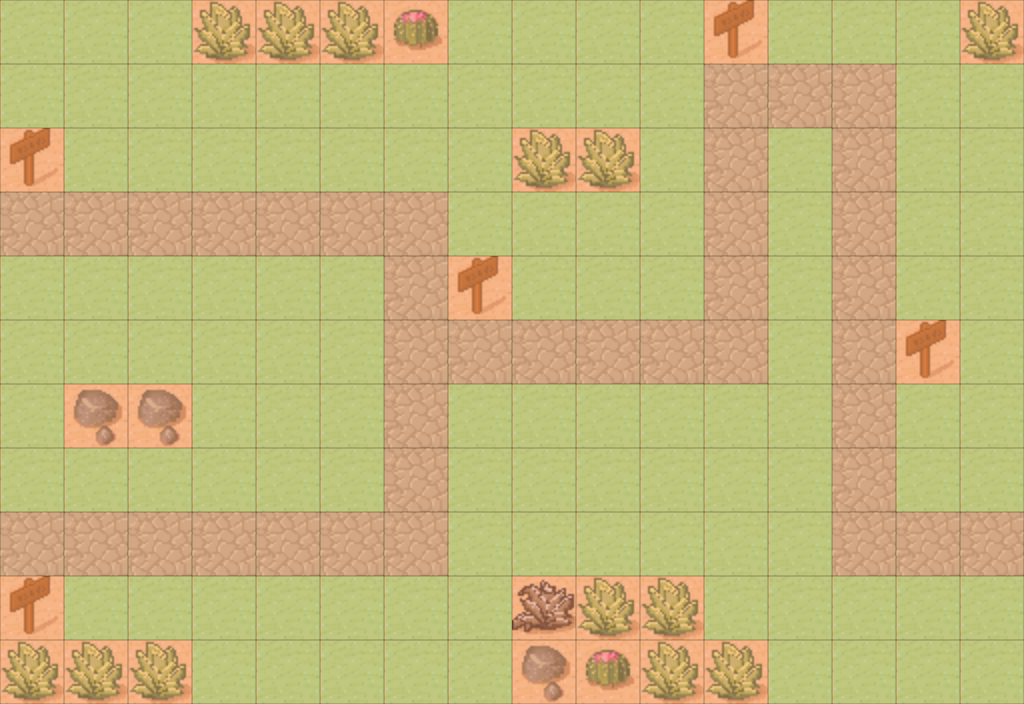

Rendered tile map (Tiled .tmx) drawn with the repository's tilesets; below, a short description and the map source with its tile grids summarised:
An orthogonal 16x11 tile map with 64x64 px tiles, 2 tile layers (Tile Layer 1, Meta), 2 tilesets and 9 objects (SpawnPoint, move1, move2, move4, move5, ...).

<map version="1.2" tiledversion="1.2.4" orientation="orthogonal" renderorder="right-down" width="16" height="11" tilewidth="64" tileheight="64" infinite="0" nextlayerid="9" nextobjectid="11">
 <tileset firstgid="1" source="tmw_desert_spacing1.tsx" />
 <tileset firstgid="49" source="meta_tile3.tsx" />
 <layer id="3" name="Tile Layer 1" width="16" height="11">
  <data>[176 cells, 176 non-empty, 7 distinct tile ids]</data>
 </layer>
 <objectgroup id="7" name="Objects">
  <object id="1" name="SpawnPoint" x="-44" y="220" />
  <object id="2" name="move1" x="416" y="223" />
  <object id="3" name="move2" x="419" y="353" />
  <object id="4" x="733" y="355" height="1" />
  <object id="5" name="move4" x="737" y="98" />
  <object id="6" name="move5" x="863" y="98" />
  <object id="7" name="move6" x="863" y="548" />
  <object id="8" name="move7" x="1097" y="546" />
  <object id="10" name="move3" x="733" y="351" />
 </objectgroup>
 <layer id="6" name="Meta" width="16" height="11">
  <data>[176 cells, 176 non-empty, 2 distinct tile ids]</data>
 </layer>
</map>
